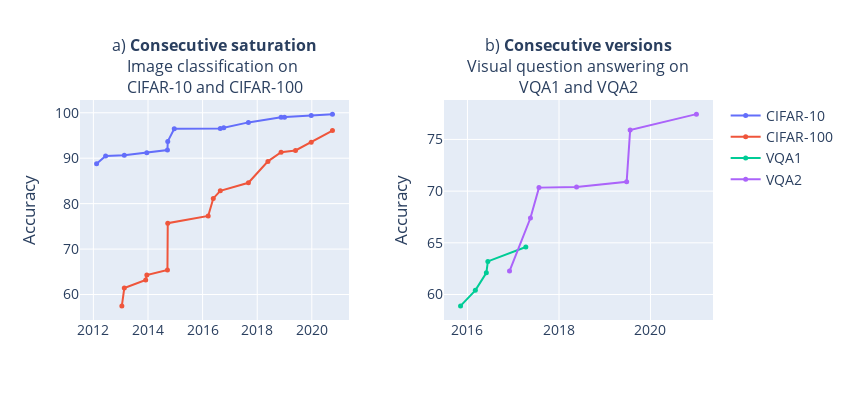

The notebook cell this image was saved under:
### Markdown cell above
## Plot in plotly style

### Code cell
fig = make_subplots(rows=1, cols=2, subplot_titles=('a) <b>Consecutive saturation</b><br>Image classification on <br>CIFAR-10 and CIFAR-100',
                                                    'b) <b>Consecutive versions</b><br>Visual question answering on<br>VQA1 and VQA2',),  
                                                    horizontal_spacing = 0.15, vertical_spacing=0.2)
    

fig.add_trace(
    go.Scatter(x=cifar10_df['date'], y=cifar10_df['result'], showlegend=True, opacity=1,  mode='lines+markers',
                    name='CIFAR-10', marker=dict(size=5,
                               line=dict(width=0))), row=1, col=1)    

fig.add_trace(
    go.Scatter(x=cifar100_df['date'], y=cifar100_df['result'], showlegend=True, mode='lines+markers', name='CIFAR-100', 
               opacity=1, marker=dict(size=5,
                              line=dict(width=0))), row=1, col=1)

fig.add_trace(
    go.Scatter(x=vqa1_df['date'], y=vqa1_df['result'], showlegend=True, opacity=1,  mode='lines+markers',
                    name='VQA1', marker=dict(size=5,
                               line=dict(width=0))), row=1, col=2)    

fig.add_trace(
    go.Scatter(x=vqa2_df['date'], y=vqa2_df['result'], showlegend=True, mode='lines+markers', name='VQA2',  opacity=1, marker=dict(size=5,
                              line=dict(width=0))), row=1, col=2)



fig.update_layout(
    font_size=14,
    width=850,
    height=400,
)

fig['layout']['yaxis']['title']='Accuracy'
fig['layout']['yaxis2']['title']='Accuracy'


fig.show()

### Figure 1 — Plotly figure (JSON) as saved in the notebook; plotly's stock layout.template omitted (floating-point values rounded to 4 significant figures)
{"data": [{"marker": {"line": {"width": 0}, "size": 5}, "mode": "lines+markers", "name": "CIFAR-10", "opacity": 1, "showlegend": true, "type": "scatter", "x": ["2012-02-13", "2012-06-13", "2013-02-18", "2013-12-16", "2014-09-18", "2014-09-22", "2014-12-18", "2016-08-25", "2016-10-10", "2017-09-05", "2018-11-16", "2019-01-01", "2019-12-24", "2020-10-03"], "xaxis": "x", "y": [88.8, 90.5, 90.65, 91.2, 91.8, 93.7, 96.5, 96.54, 96.69, 97.88, 99, 99.03, 99.37, 99.7], "yaxis": "y"}, {"marker": {"line": {"width": 0}, "size": 5}, "mode": "lines+markers", "name": "CIFAR-100", "opacity": 1, "showlegend": true, "type": "scatter", "x": ["2013-01-16", "2013-02-18", "2013-12-01", "2013-12-16", "2014-09-18", "2014-09-22", "2016-03-16", "2016-05-23", "2016-08-25", "2017-09-05", "2018-05-24", "2018-11-16", "2019-05-28", "2019-12-24", "2020-10-03"], "xaxis": "x", "y": [57.5, 61.43, 63.2, 64.3, 65.4, 75.7, 77.3, 81.15, 82.82, 84.59, 89.3, 91.3, 91.7, 93.51, 96.08], "yaxis": "y"}, {"marker": {"line": {"width": 0}, "size": 5}, "mode": "lines+markers", "name": "VQA1", "opacity": 1, "showlegend": true, "type": "scatter", "x": ["2015-11-07", "2016-03-04", "2016-05-31", "2016-06-12", "2017-04-11"], "xaxis": "x2", "y": [58.9, 60.4, 62.1, 63.2, 64.6], "yaxis": "y2"}, {"marker": {"line": {"width": 0}, "size": 5}, "mode": "lines+markers", "name": "VQA2", "opacity": 1, "showlegend": true, "type": "scatter", "x": ["2016-12-02", "2017-05-18", "2017-07-25", "2018-05-21", "2019-06-25", "2019-07-23", "2021-01-02"], "xaxis": "x2", "y": [62.27, 67.4, 70.34, 70.4, 70.9, 75.92, 77.45], "yaxis": "y2"}], "layout": {"annotations": [{"font": {"size": 16}, "showarrow": false, "text": "a) <b>Consecutive saturation</b><br>Image classification on <br>CIFAR-10 and CIFAR-100", "x": 0.2125, "xanchor": "center", "xref": "paper", "y": 1, "yanchor": "bottom", "yref": "paper"}, {"font": {"size": 16}, "showarrow": false, "text": "b) <b>Consecutive versions</b><br>Visual question answering on<br>VQA1 and VQA2", "x": 0.7875, "xanchor": "center", "xref": "paper", "y": 1, "yanchor": "bottom", "yref": "paper"}], "font": {"size": 14}, "height": 400, "width": 850, "xaxis": {"anchor": "y", "domain": [0, 0.425]}, "xaxis2": {"anchor": "y2", "domain": [0.575, 1]}, "yaxis": {"anchor": "x", "domain": [0, 1], "title": {"text": "Accuracy"}}, "yaxis2": {"anchor": "x2", "domain": [0, 1], "title": {"text": "Accuracy"}}}}
